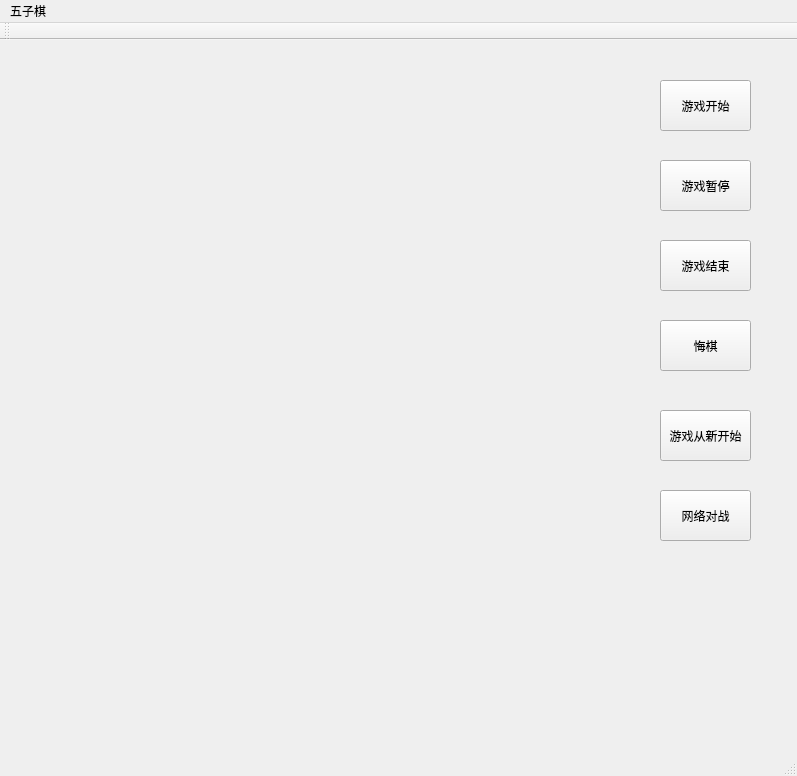
<?xml version="1.0" encoding="UTF-8"?>
<ui version="4.0">
 <class>MainWindow</class>
 <widget class="QMainWindow" name="MainWindow">
  <property name="geometry">
   <rect>
    <x>0</x>
    <y>0</y>
    <width>797</width>
    <height>776</height>
   </rect>
  </property>
  <property name="windowTitle">
   <string>MainWindow</string>
  </property>
  <widget class="QWidget" name="centralWidget">
   <widget class="QPushButton" name="pushButton">
    <property name="geometry">
     <rect>
      <x>660</x>
      <y>40</y>
      <width>91</width>
      <height>51</height>
     </rect>
    </property>
    <property name="text">
     <string>游戏开始</string>
    </property>
   </widget>
   <widget class="QPushButton" name="pushButton_2">
    <property name="geometry">
     <rect>
      <x>660</x>
      <y>120</y>
      <width>91</width>
      <height>51</height>
     </rect>
    </property>
    <property name="text">
     <string>游戏暂停</string>
    </property>
   </widget>
   <widget class="QPushButton" name="pushButton_3">
    <property name="geometry">
     <rect>
      <x>660</x>
      <y>200</y>
      <width>91</width>
      <height>51</height>
     </rect>
    </property>
    <property name="text">
     <string>游戏结束</string>
    </property>
   </widget>
   <widget class="QPushButton" name="pushButton_4">
    <property name="geometry">
     <rect>
      <x>660</x>
      <y>280</y>
      <width>91</width>
      <height>51</height>
     </rect>
    </property>
    <property name="text">
     <string>悔棋</string>
    </property>
   </widget>
   <widget class="QPushButton" name="pushButton_5">
    <property name="geometry">
     <rect>
      <x>660</x>
      <y>370</y>
      <width>91</width>
      <height>51</height>
     </rect>
    </property>
    <property name="text">
     <string>游戏从新开始</string>
    </property>
   </widget>
   <widget class="QPushButton" name="pushButton_6">
    <property name="geometry">
     <rect>
      <x>660</x>
      <y>450</y>
      <width>91</width>
      <height>51</height>
     </rect>
    </property>
    <property name="text">
     <string>网络对战</string>
    </property>
   </widget>
  </widget>
  <widget class="QMenuBar" name="menuBar">
   <property name="geometry">
    <rect>
     <x>0</x>
     <y>0</y>
     <width>797</width>
     <height>23</height>
    </rect>
   </property>
   <widget class="QMenu" name="menu">
    <property name="title">
     <string>五子棋</string>
    </property>
   </widget>
   <addaction name="menu"/>
  </widget>
  <widget class="QToolBar" name="mainToolBar">
   <attribute name="toolBarArea">
    <enum>TopToolBarArea</enum>
   </attribute>
   <attribute name="toolBarBreak">
    <bool>false</bool>
   </attribute>
  </widget>
  <widget class="QStatusBar" name="statusBar"/>
 </widget>
 <layoutdefault spacing="6" margin="11"/>
 <resources/>
 <connections/>
</ui>
